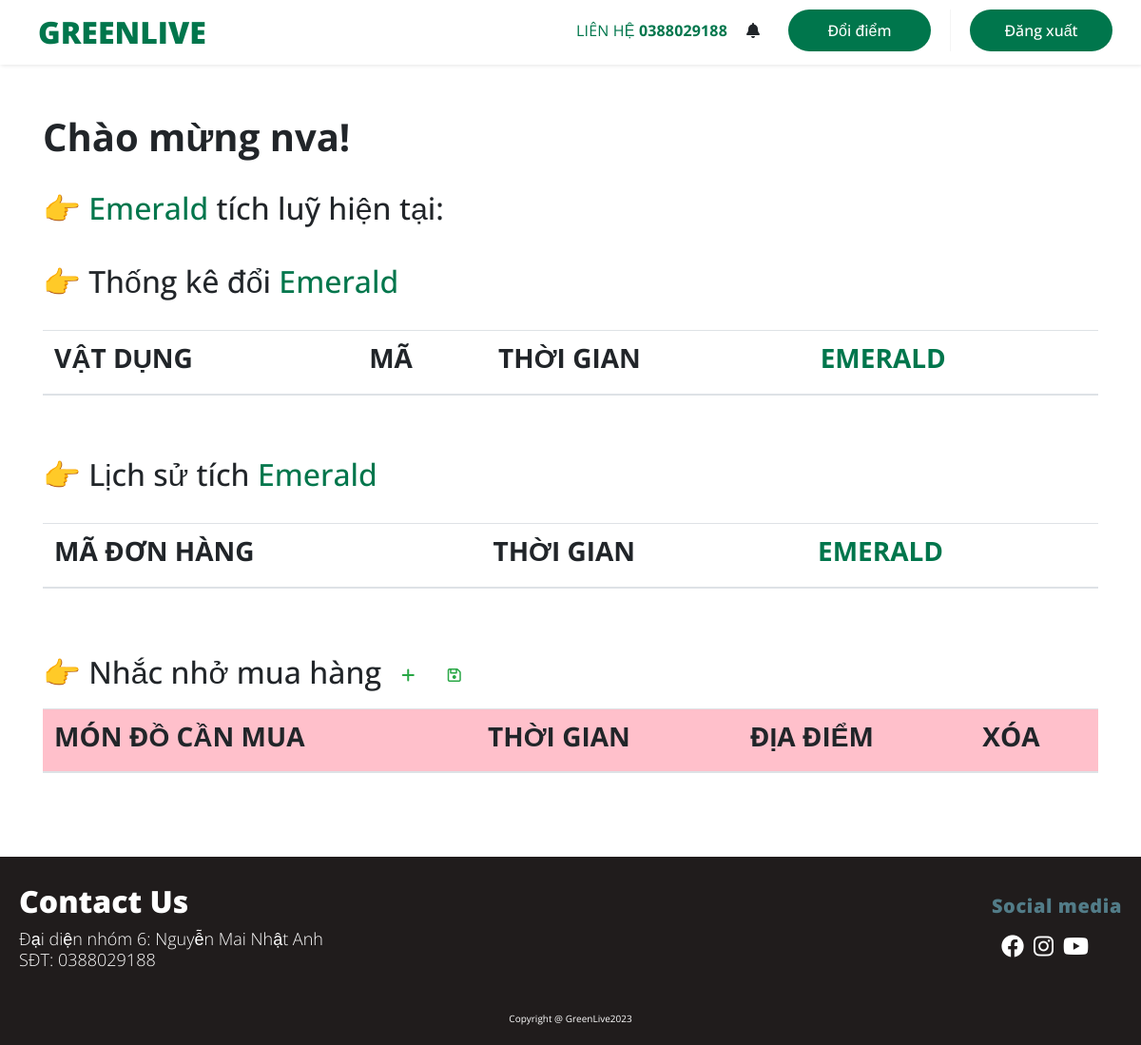
Before: /afteruser1 (signed in) with the older database file.
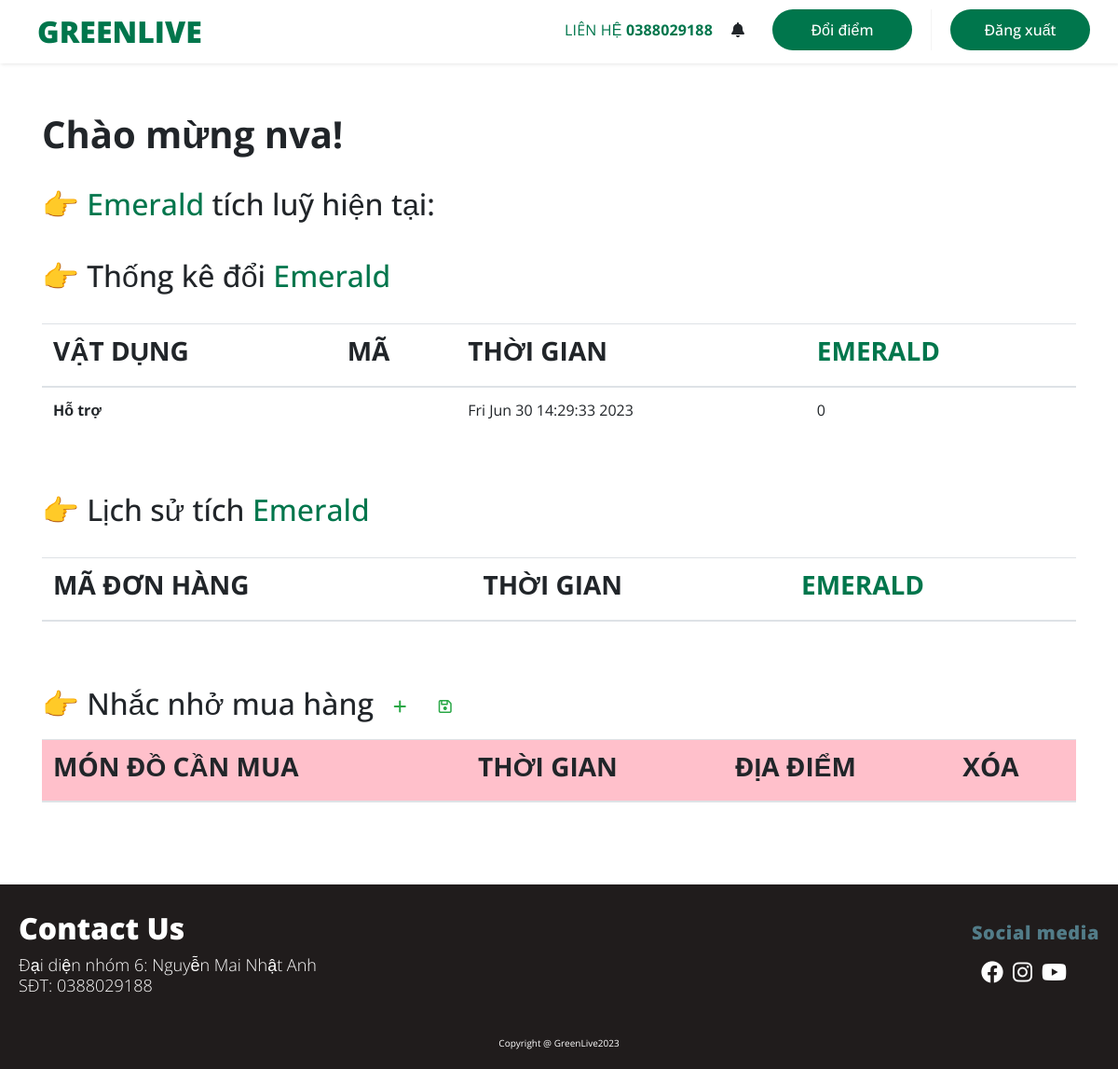
After: the same page with the newer database file.
### control/Databases.py (models this page shows, shortened)
class Base(DeclarativeBase):
    pass

class User(Base, UserMixin):
    __tablename__ = "users"
    id:Mapped[int] = mapped_column(primary_key=True)
    username:Mapped[str] = mapped_column(nullable=False)
    password:Mapped[str] = mapped_column(nullable=False)
    user_type:Mapped[int] = mapped_column(nullable=False)

class Trade_history_user(Base):
    __tablename__ = "trade_history_user"
    id:Mapped[int] = mapped_column(primary_key=True)
    point_paid:Mapped[int] = mapped_column(nullable=False)
    item_name:Mapped[str] = mapped_column(nullable=False)
    item_id:Mapped[int] = mapped_column(nullable=False)
    time:Mapped[str] = mapped_column(nullable=False)
    user_id:Mapped[int] = mapped_column(nullable=False)
    ma:Mapped[str] = mapped_column(nullable=False)

### view/au1.py (the view, shortened to what this page needs)
@afteruser1.route('/afteruser1', methods=['POST', 'GET'])
@login_required
def au1():
    thong_ke_doi_emerald =  trade_history()
    lich_su_tich_emerald = gain_history()
    nhacnho = note_gain()
    return render_template("AfterUser1.html", user = current_user.username, data1 = thong_ke_doi_emerald, data2 = lich_su_tich_emerald, remind_data = nhacnho)

### control/History_user_db.py (called while the page is built)
    def history_user_scan(self, target_id):
        result_dict = {"UserName": [], "BillCode": [], "Time": [], "Emerald": []}
        target_type = self.session.query(User).filter(User.id == target_id).first()
        if target_type is not None and target_type.user_type == 1:
            result = self.session.query(History_user, User).filter(History_user.user_id == User.id, History_user.user_id == target_id).all()
            for his in result:
                result_dict["UserName"].append(his.User.username)
                result_dict["BillCode"].append(his.History_user.bill_code)
                result_dict["Time"].append(his.History_user.time)
                result_dict["Emerald"].append(his.History_user.point_gained)
        return result_dict

    def history_user_max_db_find(self):
        self.history_user_max_db = self.session.scalar(select(History_user.id).order_by(-1*History_user.id))
        if self.history_user_max_db is None:
            self.history_user_max_db = 1
        else:
            self.history_user_max_db += 1

### control/Note_db.py (called while the page is built)
    def Note_db_scan(self, target_id):
        result = self.session.query(Note).filter(Note.user_id == target_id).all()
        dict = {'Item': [], 'Time':[], 'Location':[]}
        for note in result:
            dict['Item'].append(note.items)
            dict['Time'].append(note.time)
            dict['Location'].append(note.location)
        return dict

### control/Trade_history_user_db.py (called while the page is built)
    def trade_history_user_scan(self, target_id):
        result_dict = {"UserName": [], "ItemName": [], "Time": [], "Emerald": [], "ma":[]}
        target_type = self.session.query(User).filter(User.id == target_id).first()
        if target_type is not None and target_type.user_type == 1:
            result = self.session.query(Trade_history_user, User).filter(Trade_history_user.user_id == User.id, Trade_history_user.user_id == target_id).all()
            for his in result:
                result_dict["UserName"].append(his.User.username)
                result_dict["ItemName"].append(his.Trade_history_user.item_name)
                result_dict["Time"].append(his.Trade_history_user.time)
                result_dict["Emerald"].append(his.Trade_history_user.point_paid)
                result_dict["ma"].append(his.Trade_history_user.ma)
        return result_dict

### control/User_db.py (called while the page is built)
    def User_db_get_user_id(self, user_id):
        return self.session.query(User).filter_by(id = user_id).first()

### view/templates/AfterUser1.html (shortened to what this page needs)
{%extends "base.html" %}
{% block css %}AfterUser1.css{%endblock%}
{%block nutHeader%}
<i class="fa-solid fa-bell"></i>
<li class="nut-tkct">
    <a href="afteruser2">
        <button class="myButton">Đổi điểm</button>
    </a>
</li>
<li class="nut-DX">
    <form method="post">
        <button class="myButton" name="Logout" value="Logout">Đăng xuất</button>
    </form>
</li>
{%endblock%}
{% block container %}
    <div class="container">
        <br><br>
        <h1>
            <b>
                Chào mừng {{ user }}!
            </b>
        </h1>
        <br>
        <h2>
            👉 <div class="EMERALD" style="display: inline; color:#00764C">Emerald</div> tích luỹ hiện tại:
        <br> <br>
            👉 Thống kê đổi <div class="diem" style="display: inline; color:#00764C">Emerald</div>
        </h2>
        <br>
        <table class="table">
            <thead>
                <tr>
                    <th scope="col"><h3><b>VẬT DỤNG</b></h3></th>
                    <th scope="col"><h3><b>MÃ</b></h3></th>
                    <th scope="col"><h3><b>THỜI GIAN</b></h3></th>
                    <th scope="col" style="color: #00764C"><h3><b>EMERALD</b></h3></th>
                </tr>
            </thead>
            <tbody>
                {% for row in data1%}
                <tr>
                    <th scope="row">{{ row['vatdung'] }}</th>
                    <td>{{ row['ma'] }}</td>
                    <td>{{ row['thoigian'] }}</td>
                    <td>{{ row['emerald'] }}</td>
                </tr>
                {% endfor %}
            </tbody>
        </table>
        <br><br>
        <div class="lich-su">
            <h2>👉 Lịch sử tích <div class="LS-diem" style="display: inline; color:#00764C">Emerald</div></h2>
        </div>
        <br>
        <table class="table">
            <thead>
                <tr>
                    <th scope="col"><h3><b>MÃ ĐƠN HÀNG</b></h3></th>
                    <th scope="col"><h3><b>THỜI GIAN</b></h3></th>
                    <th scope="col" style="color: #00764C"><h3><b>EMERALD</b></h3></th>
                </tr>
            </thead>
        </table>
        <br><br>
        <div class="nhac-nho">
            <h2>👉 Nhắc nhở mua hàng
                <button type="submit" class="btn text-success my-2 table-add " onclick="addRow()">
                    <i class="fa-solid fa-plus"></i>
                </button>
                <button type="submit" class="btn text-success my-2 table-safe ">
                    <i class="fa-regular fa-floppy-disk"></i>
                </button>
            </h2>
        </div>
        <table class="table" id="table">
            <thead>
                <tr style="background-color: #FFC0CB;">
                    <th scope="col" ><h3><b>MÓN ĐỒ CẦN MUA</b></h3></th>
                    <th scope="col"><h3><b>THỜI GIAN</b></h3></th>
                    <th scope="col" ><h3><b>ĐỊA ĐIỂM</b></h3></th>
                    <th scope="col"><h3><b>XÓA</b></h3></th>
                </tr>
            </thead>
        </table>
    </div>
    <BR><BR><BR>
{%endblock%}

### view/templates/base.html (shortened to what this page needs)
<!DOCTYPE html>
<html lang="en">
<head>
    <link rel="stylesheet" href="static/style/{% block hetcuu %}{% endblock %}">
    <link rel="stylesheet" href="static/style/{% block css %}{% endblock %}">
    <link rel="stylesheet" href="https://cdnjs.cloudflare.com/ajax/libs/font-awesome/6.4.0/css/all.min.css" />
    <link rel="stylesheet" href="https://cdn.jsdelivr.net/npm/bootstrap@4.6.2/dist/css/bootstrap.min.css">
</head>
<body>
    <header>
        <greenlive>
            <a href="/">GREENLIVE</a>
        </greenlive>
        <ul class="menu">
            <lienhe>
                LIÊN HỆ <b>0388029188</b>
            </lienhe>
            {%block nutHeader%}{%endblock%}
        </ul>
    </header>
    <br><br><br>
    {% block container %}{% endblock %}
    <footer>
        <div class="info">
            <div class="contact_us">
                <h1>
                    <b>Contact Us</b>
                </h1>
                <h3>
                    Đại diện nhóm 6: Nguyễn Mai Nhật Anh <br> SĐT: 0388029188 </br>
                </h3>
            </div>
            <div class="SM">
                <h1>
                    <b>Social media</b>
                </h1>
                <div class="home__social">
                    <a href="https://www.facebook.com/groups/218015441196731" target="_blank" class="home__social-icon"><i
                            class="fab fa-facebook"></i></a>
                    <a href="https://www.instagram.com/minkalexvina/" target="_blank" class="home__social-icon"><i
                            class="fab fa-instagram"></i></a>
                    <a href="http://youtube.com/c/minkalexvina/" target="_blank" class="home__social-icon"><i
                            class="fab fa-youtube"></i></a>
                </div>
            </div>
        </div>
        <div class="end">
            <br>
            Copyright @ GreenLive2023
        </div>
    </footer>
</body>
</html>

### view/static/style/AfterUser1.css (style rules this page uses)
* { margin: 0; padding: 0; font-family: 'Open Sans', sans-serif; scroll-behavior: smooth; }
header { background-color: #fff; box-shadow: 1px 1px 4px 0 rgba(0,0,0,.1); position: fixed; width: 100%; z-index: 3; padding: 10px; }
header ul { margin: 0; padding: 0; list-style: none; overflow: hidden; background-color: #fff; }
header li a { display: block; text-decoration: none; margin-left: 10px; }
header greenlive a { font-family: 'Open Sans', sans-serif; font-style: bold; font-weight: 800; font-size: 32px; color: #00764C; flex: none; order: 0; flex-grow: 0; text-decoration: none; margin-left: 30px; margin-right: 20px; }
header lienhe { font-family: 'Open Sans', sans-serif; font-style: normal; font-weight: 400; font-size: 16px; line-height: 20px; letter-spacing: 0.01em; color: #00764C; margin-right: 20px; }
header .nut-tkct a button, header .nut-DX form button { border-radius: 100px; border: 0px; width: 150px; height: 44px; background-color: #00764C; font-weight: bolder; color: #fff; font-family: 'Open Sans', sans-serif; font-style: normal; font-weight: 500; font-size: 16px; margin-left: 20px; margin-right: 20px; }
header .menu { clear: both; max-height: 0; transition: max-height .2s ease-out; display: flex; justify-content: space-between; align-items: center; }
@media screen and (min-width: 1000px) { header li { float: left; } }
@media screen and (min-width: 1000px) { header .menu { clear: none; float: right; max-height: none; } }
footer { background-color: #201c1c; padding: 20px; display: flex; flex-direction: column; justify-content: space-between; }
footer .info { display: flex; justify-content: space-between; margin-bottom: 20px; }
.contact_us h1 b { font-family: 'Open Sans', sans-serif; color: #fff; font-weight: 900; font-size: 32px; }
.contact_us h3 { font-family: 'Open Sans', sans-serif; color: white; font-weight: 10; font-size: 18px; }
.SM h1 b { color: #527C88; font-size: 20px; font-family: 'Open Sans', sans-serif; font-weight: 900; line-height: 28px; letter-spacing: 0.6px; }
.home__social { display: flex; }
.home__social-icon { width: max-content; font-size: 24px; color: #fff; transition: 0.5s; margin-left: 10px; }
.end { color:white; text-align:center; font-size: 10px; }
header { background-color: #fff; box-shadow: 1px 1px 4px 0 rgba(0,0,0,.1); position: fixed; width: 100%; z-index: 3; }
header li a { display: block; border-right: 1px solid #f4f4f4; text-decoration: none; margin-left: 10px; }

Changed rows visible on the page:
added Trade_history_user: vatdung "Hỗ trợ", thoigian "Fri Jun 30 14:29:33 2023", emerald "0"
